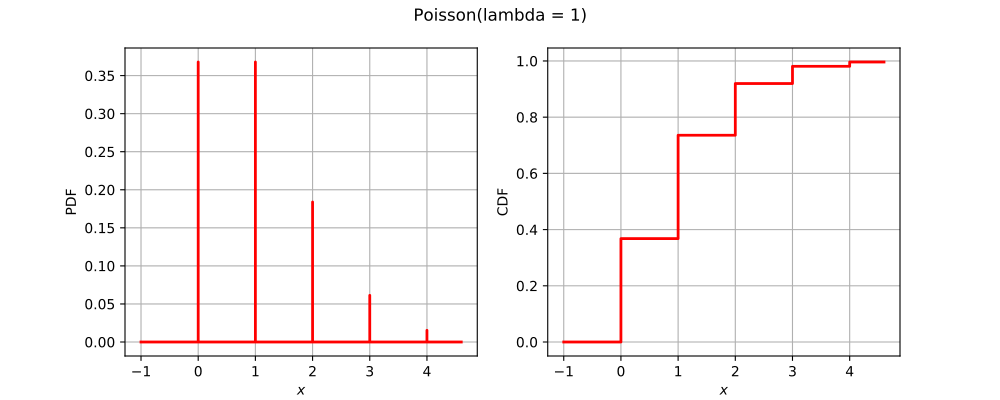

Recreate this plot in Python.
import openturns as ot
from matplotlib import pyplot as plt
from openturns.viewer import View
if ot.Poisson().__class__.__name__ == 'Bernoulli':
    distribution = ot.Bernoulli(0.7)
elif ot.Poisson().__class__.__name__ == 'Binomial':
    distribution = ot.Binomial(5, 0.2)
elif ot.Poisson().__class__.__name__ == 'Hypergeometric':
    distribution = ot.Hypergeometric(10, 4, 7)
elif ot.Poisson().__class__.__name__ == 'CumulativeDistributionNetwork':
    coll = [ot.Normal(2),ot.Dirichlet([0.5, 1.0, 1.5])]
    distribution = ot.CumulativeDistributionNetwork(coll, ot.BipartiteGraph([[0,1], [0,1]]))
elif ot.Poisson().__class__.__name__ == 'Histogram':
    distribution = ot.Histogram([-1.0, 0.5, 1.0, 2.0], [0.45, 0.4, 0.15])
elif ot.Poisson().__class__.__name__ == 'KernelMixture':
    kernel = ot.Uniform()
    sample = ot.Normal().getSample(5)
    bandwith = [1.0]
    distribution = ot.KernelMixture(kernel, bandwith, sample)
elif ot.Poisson().__class__.__name__ == 'MaximumDistribution':
    coll = [ot.Uniform(2.5, 3.5), ot.LogUniform(1.0, 1.2), ot.Triangular(2.0, 3.0, 4.0)]
    distribution = ot.MaximumDistribution(coll)
elif ot.Poisson().__class__.__name__ == 'Multinomial':
    distribution = ot.Multinomial(5, [0.2])
elif ot.Poisson().__class__.__name__ == 'RandomMixture':
    coll = [ot.Triangular(0.0, 1.0, 5.0), ot.Uniform(-2.0, 2.0)]
    weights = [0.8, 0.2]
    cst = 3.0
    distribution = ot.RandomMixture(coll, weights, cst)
elif ot.Poisson().__class__.__name__ == 'TruncatedDistribution':
    distribution = ot.TruncatedDistribution(ot.Normal(2.0, 1.5), 1.0, 4.0)
elif ot.Poisson().__class__.__name__ == 'UserDefined':
    distribution = ot.UserDefined([[0.0], [1.0], [2.0]], [0.2, 0.7, 0.1])
elif ot.Poisson().__class__.__name__ == 'ZipfMandelbrot':
    distribution = ot.ZipfMandelbrot(10, 2.5, 0.3)
else:
    distribution = ot.Poisson()
dimension = distribution.getDimension()
title = str(distribution)[:100].split('\n')[0]
if dimension == 1:
    distribution.setDescription(['$x$'])
    pdf_graph = distribution.drawPDF()
    cdf_graph = distribution.drawCDF()
    fig = plt.figure(figsize=(10, 4))
    pdf_axis = fig.add_subplot(121)
    cdf_axis = fig.add_subplot(122)
    View(pdf_graph, figure=fig, axes=[pdf_axis], add_legend=False)
    View(cdf_graph, figure=fig, axes=[cdf_axis], add_legend=False)
    fig.suptitle(title)
elif dimension == 2:
    distribution.setDescription(['$x_1$', '$x_2$'])
    pdf_graph = distribution.drawPDF()
    pdf_graph.setTitle(title)
    fig = plt.figure(figsize=(10, 5))
    pdf_axis = fig.add_subplot(111)
    View(pdf_graph, figure=fig, axes=[pdf_axis], add_legend=False, square_axes=False)
